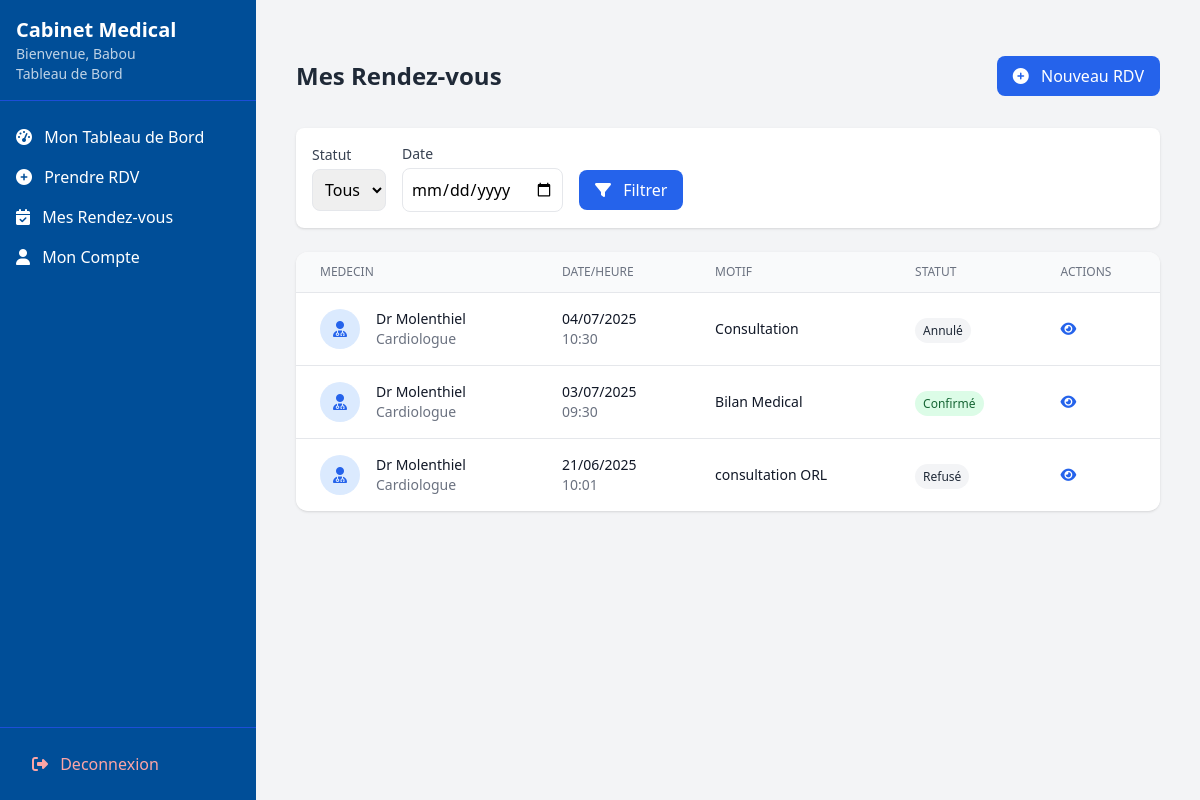
/liste-rendezvous-patient/ (signed in), run on the app's committed database.
### utilisateurs/models.py (models this page shows, shortened)
class User(AbstractUser):
    username = None
    email = models.EmailField('email address', unique=True)
    nom = models.CharField(max_length=100)
    prenom = models.CharField(max_length=100)
    is_doctor_request = models.BooleanField(default=False)
    role = models.CharField(
        max_length=20,
        choices=[('patient', 'Patient'), ('docteur', 'Docteur'), ('admin', 'Administrateur')],
        default='patient'
    )
    telephone = models.CharField(max_length=20, blank=True, null=True)
    date_naiss = models.DateField(null=True, blank=True)
    adresse = models.TextField(blank=True)
    genre = models.CharField(max_length=1, choices=[('M', 'Masculin'), ('F', 'Féminin'), ('O', 'Autre')], blank=True)
    verification_code = models.CharField(max_length=6, null=True, blank=True)
    code_expires_at = models.DateTimeField(null=True, blank=True)  #  pour expiration
    USERNAME_FIELD = 'email'
    REQUIRED_FIELDS = ['nom', 'prenom']
    objects = UserManager()
    class Meta:
        db_table = 'utilisateurs_user'
    @property
    def docteur(self):
        """Propriete pour acceder au profil docteur de maniere coherente"""
        return self.docteur_profile
    @property
    def patient(self):
        """Propriete pour acceder au profil patient"""
        return self.patient_profile

class Docteur(models.Model):
    user = models.OneToOneField(User, on_delete=models.CASCADE, related_name='docteur_profile')
    specialite = models.ForeignKey(Specialite, on_delete=models.SET_NULL, null=True)
    est_approuve = models.BooleanField(default=False)  # Approuve par l'admin
    numero_licence = models.CharField(max_length=50, unique=True,null=True)
    bio = models.TextField(blank=True)
    experience = models.PositiveIntegerField(default=0)
    consultation_fee = models.DecimalField(max_digits=10, decimal_places=2, default=0.00)

class Specialite(models.Model):
    nom = models.CharField(max_length=100, unique=True)
    description = models.TextField(blank=True)
    class Meta:
        verbose_name = "Specialite"
        verbose_name_plural = "Specialites"
        ordering = ['nom']
    nom = models.CharField(max_length=100)
    description = models.TextField(blank=True)
    def __str__(self):
        return self.nom

### rendez_vous/models.py (models this page shows, shortened)
class RendezVous(models.Model):
    STATUT_CHOICES = [
        ('en_attente', 'En attente'),
        ('confirme', 'Confirmé'),
        ('refuse', 'Refusé'),
        ('annule', 'Annulé')
    ]
    docteur = models.ForeignKey(Docteur, on_delete=models.CASCADE, related_name='rendez_vous')
    patient = models.ForeignKey(Patient, on_delete=models.CASCADE, related_name='rendez_vous')
    titre = models.CharField(max_length=255)
    creneau = models.ForeignKey('CreneauHoraire', on_delete=models.CASCADE, null=True, blank=True)
    date = models.DateField()  #  conserver pour compatibilite
    heure = models.TimeField()  # conserver pour compatibilite
    statut = models.CharField(
        max_length=20,
        choices=STATUT_CHOICES,
        default='en_attente'
    )
    lieu = models.CharField(max_length=255, verbose_name="Lieu du rendez-vous")
    STATUT_CHOICES = [
        ('en_attente', 'En attente'),
        ('confirme', 'Confirmé'),
        ('refuse', 'Refusé'),
        ('annule', 'Annulé')
    ]
    docteur = models.ForeignKey(Docteur, on_delete=models.CASCADE, related_name='rendez_vous')
    patient = models.ForeignKey(Patient, on_delete=models.CASCADE, related_name='rendez_vous')
    titre = models.CharField(max_length=255)
    date = models.DateField()
    heure = models.TimeField()
    statut = models.CharField(
        max_length=20,
        choices=STATUT_CHOICES,
        default='en_attente'
    )
    lieu = models.CharField(max_length=255, verbose_name="Lieu du rendez-vous")
    class Meta:
        ordering = ['date', 'heure']
        verbose_name_plural = "Rendez-vous"

### rendez_vous/views.py (the view)
# urls.py: path('liste-rendezvous-patient/', liste_rendezvous_patient, name='liste_rendezvous_patient'),
@login_required
def liste_rendezvous_patient(request):
    if request.user.role != 'patient':
        return redirect('index')
    patient = Patient.objects.get(user=request.user)
    rdvs = RendezVous.objects.filter(patient=patient).order_by('-date', '-heure')
    return render(request, 'rendezvous/liste_patient.html', {'rdvs': rdvs})

### templates/rendezvous/liste_patient.html (shortened to what this page needs)
{% extends "base_dashboard.html" %}
{% load static %}
{% block content %}
<div class="container mx-auto px-4 py-8">
    <div class="flex justify-between items-center mb-8">
        <h1 class="text-2xl font-bold text-gray-800">Mes Rendez-vous</h1>
        <a href="{% url 'demander_rendezvous' %}" class="bg-blue-600 text-white px-4 py-2 rounded-lg hover:bg-blue-700">
            <i class="fas fa-plus-circle mr-2"></i> Nouveau RDV
        </a>
    </div>
    <div class="bg-white rounded-lg shadow p-4 mb-6">
        <form method="get" class="flex flex-wrap gap-4 items-center">
            <div>
                <label class="block text-sm font-medium text-gray-700 mb-1">Statut</label>
                <select name="statut" class="border rounded-lg p-2">
                    <option value="">Tous</option>
                </select>
            </div>
            <div>
                <label class="block text-sm font-medium text-gray-700 mb-1">Date</label>
                <input type="date" name="date" class="border rounded-lg p-2" value="{{ request.GET.date }}">
            </div>
            <button type="submit" class="bg-blue-600 text-white px-4 py-2 rounded-lg mt-6 hover:bg-blue-700">
                <i class="fas fa-filter mr-2"></i> Filtrer
            </button>
        </form>
    </div>
    <div class="bg-white rounded-xl shadow overflow-hidden">
        <div class="overflow-x-auto">
            <table class="min-w-full divide-y divide-gray-200">
                <thead class="bg-gray-50">
                    <tr>
                        <th class="px-6 py-3 text-left text-xs font-medium text-gray-500 uppercase">Medecin</th>
                        <th class="px-6 py-3 text-left text-xs font-medium text-gray-500 uppercase">Date/Heure</th>
                        <th class="px-6 py-3 text-left text-xs font-medium text-gray-500 uppercase">Motif</th>
                        <th class="px-6 py-3 text-left text-xs font-medium text-gray-500 uppercase">Statut</th>
                        <th class="px-6 py-3 text-left text-xs font-medium text-gray-500 uppercase">Actions</th>
                    </tr>
                </thead>
                <tbody class="bg-white divide-y divide-gray-200">
                    {% for rdv in rdvs %}
                    <tr class="hover:bg-gray-50">
                        <td class="px-6 py-4 whitespace-nowrap">
                            <div class="flex items-center">
                                <div class="flex-shrink-0 h-10 w-10 rounded-full bg-blue-100 flex items-center justify-center">
                                    <i class="fas fa-user-md text-blue-600"></i>
                                </div>
                                <div class="ml-4">
                                    <div class="text-sm font-medium text-gray-900">Dr {{ rdv.docteur.user.nom }}</div>
                                    <div class="text-sm text-gray-500">{{ rdv.docteur.specialite }}</div>
                                </div>
                            </div>
                        </td>
                        <td class="px-6 py-4 whitespace-nowrap">
                            <div class="text-sm text-gray-900">{{ rdv.date|date:"d/m/Y" }}</div>
                            <div class="text-sm text-gray-500">{{ rdv.heure|time:"H:i" }}</div>
                        </td>
                        <td class="px-6 py-4">
                            <div class="text-sm text-gray-900">{{ rdv.titre }}</div>
                        </td>
                        <td class="px-6 py-4 whitespace-nowrap">
                            <span class="px-2 py-1 text-xs rounded-full
                                {% if rdv.statut == 'confirme' %}bg-green-100 text-green-800
                                {% elif rdv.statut == 'en_attente' %}bg-yellow-100 text-yellow-800
                                {% else %}bg-gray-100 text-gray-800{% endif %}">
                                {{ rdv.get_statut_display }}
                            </span>
                        </td>
                        <td class="px-6 py-4 whitespace-nowrap text-sm text-gray-500">
                            <a href="{% url "detail_rendezvous" pk=rdv.pk %}" class="text-blue-600 hover:text-blue-900 mr-3">
                                <i class="fas fa-eye"></i>
                            </a>
                        </td>
                    </tr>
                    {% endfor %}
                </tbody>
            </table>
        </div>
    </div>
</div>
{% endblock %}

### templates/base_dashboard.html (shortened to what this page needs)
<!DOCTYPE html>
<html lang="fr">
<head>
    <script src="https://cdn.tailwindcss.com"></script>
    <link rel="stylesheet" href="https://cdnjs.cloudflare.com/ajax/libs/font-awesome/6.4.0/css/all.min.css">
</head>
<body class="bg-gray-100 font-sans">
    <div class="flex h-screen">
        <div class="sidebar w-64 bg-[#004e98] text-white fixed h-full">
            <div class="p-4 border-b border-blue-700">
                <a href="{% url "index" %}"><h1 class="text-xl font-bold">Cabinet Medical</h1></a>
                <p class="text-sm opacity-75">Bienvenue, {{ request.user.prenom }}</p>
                <p class="text-sm opacity-75">Tableau de Bord</p>
            </div>
            <nav class="mt-4">
                {% if request.user.role == 'admin' %}
                  <div class="space-y-1">
                      <a href="{% url "admed_dashboard" %}" class="block py-2 px-4 hover:bg-blue-700">
                          <i class="fas fa-tachometer-alt mr-2"></i> Tableau de bord
                      </a>
                      <a href="{% url "admin_docteurs_list" %}" class="block py-2 px-4 hover:bg-blue-700">
                          <i class="fas fa-user-md mr-2"></i> Medecins
                      </a>
                      <a href="{% url "admin_patients_list" %}" class="block py-2 px-4 hover:bg-blue-700">
                          <i class="fas fa-user-injured mr-2"></i> Patients
                      </a>
                      <a href="{% url "admin_specialites" %}" class="block py-2 px-4 hover:bg-blue-700">
                         <i class="fas fa-stethoscope mr-2"></i> Specialites
                        </a>
                      <a href="{% url "admin_supervision_rdv" %}" class="block py-2 px-4 hover:bg-blue-700">
                        <i class="fas fa-calendar-check mr-2"></i> Supervision RDV
                        </a>
                     <a href="{% url "admin_profile" %}" class="block py-2 px-4 hover:bg-blue-700">
                        <i class="fas fa-user mr-2"></i> Mon Compte
                    </a>
                  </div>
                {% elif request.user.role == 'patient' %}
                    <a href="{% url 'patient_dashboard' %}" class="block py-2 px-4 hover:bg-blue-700">
                        <i class="fas fa-tachometer-alt mr-2"></i> Mon Tableau de Bord
                    </a>
                    <a href="{% url "demander_rendezvous" %}" class="block py-2 px-4 hover:bg-blue-700">
                        <i class="fas fa-plus-circle mr-2"></i> Prendre RDV
                    </a>
                    <a href="{% url "liste_rendezvous_patient" %}" class="block py-2 px-4 hover:bg-blue-700">
                        <i class="fas fa-calendar-check mr-2"></i> Mes Rendez-vous
                    </a>
                    <a href="{% url "patient_profile" %}" class="block py-2 px-4 hover:bg-blue-700">
                        <i class="fas fa-user mr-2"></i> Mon Compte
                    </a>
                {% endif %}
                <div class="absolute bottom-0 w-full p-4 border-t border-blue-700">
                    <a href="{% url 'logout' %}" class="block py-2 px-4 text-red-300 hover:bg-blue-700 rounded">
                        <i class="fas fa-sign-out-alt mr-2"></i> Deconnexion
                    </a>
                </div>
            </nav>
        </div>
        <div class="flex-1 ml-64">
            <main class="p-6">
                {% block content %}
                {% endblock %}
            </main>
        </div>
    </div>
</body>
</html>

### templates/base_dashboard.html (style rules this page uses)
.sidebar { transition: all 0.3s; }

### data on the page
User: user.prenom "Babou"
RendezVous: docteur.user.nom "Molenthiel", docteur.specialite "Cardiologue", date "04/07/2025", heure "10:30", titre "Consultation", statut "Annulé"
RendezVous: docteur.user.nom "Molenthiel", docteur.specialite "Cardiologue", date "03/07/2025", heure "09:30", titre "Bilan Medical", statut "Confirmé"
RendezVous: docteur.user.nom "Molenthiel", docteur.specialite "Cardiologue", date "21/06/2025", heure "10:01", titre "consultation ORL", statut "Refusé"
